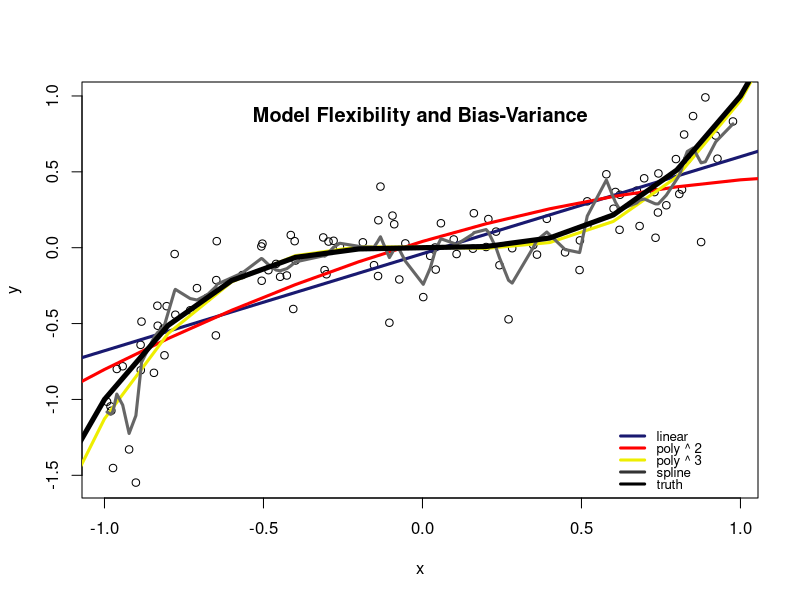

The R script that drew this image:
#Create truth function
f = function(x) {
 x ^ 3 
}

#Function to generate data
data = function(f, n = 100) {
    x = runif(n = n, min = -1, max = 1)
    y = f(x) + rnorm(n = n, mean = 0, sd = 0.2)
    data.frame(x, y)
}

#Create sample data, separate x,y required for spline
data = data(f, n = 100)
x = data$x
y = data$y

#Train linear regression, second & third degree polynomial, and spline
linear = lm(y ~x, data = data)
poly2 = lm(y ~ poly(x, degree = 2), data = data)
poly3 = lm(y ~ poly(x, degree = 3), data = data)
spline = smooth.spline(x=x,y=y, spar = 0.3)

#To save a higher resolution output, uncomment below and at the end of the script. The image will
#be stored in your current working directory
#png("Bias_Variance_Plot.png", width = 3700, height = 3500, res = 1000)

#Set seed for random data, plot datapoints
set.seed(100)
plot(y ~ x, data = data)

#New data to predict on 
newdata = seq(from = -10, to = 10, by = 0.2)

#Predict on newdata, plot as line on chart
lines(newdata, predict(linear, newdata = data.frame(x = newdata)), 
      col = "midnightblue", lwd = 3, lty = 1)

lines(newdata, predict(poly2, newdata = data.frame(x = newdata)),
      col = "red", lwd = 3, lty = 1)

lines(newdata, predict(poly3, newdata = data.frame(x = newdata)), 
      col = "yellow2", lwd = 3, lty = 1)

lines(predict(spline, newdata=data.frame(x = newdata)),
      col = "grey40", lwd = 3, lty = 1)

#Plot ground truth using our defined function
lines(newdata, f(newdata), col = "black", lwd = 5)

#Plot aesthetics
legend('bottomright', c("linear", "poly ^ 2", "poly ^ 3", "spline", "truth"), 
       col = c("midnightblue", "red", "yellow2", "grey20", "black"), lty = c(1, 1, 1, 1, 1), 
       lwd = 3, cex=.8,text.width=.3, bty='n', y.intersp = .75)

title("Model Flexibility and Bias-Variance", line = -2)

#For a higher resolution output, uncomment below
dev.off()